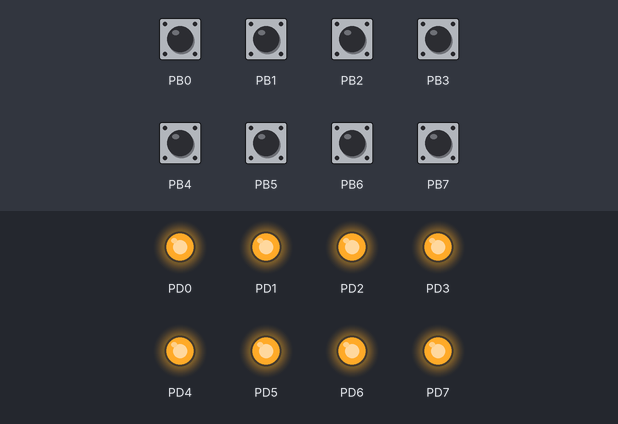
Simulated run of this program. Board: ATmega328P, built with avr-gcc and emulated at 16 MHz. Parts: output pins drawn as LEDs (lit = HIGH). Inputs (shaded band) come from the test bench; at power-on: PB0–7 HIGH.

Above: at 2.8 s.
2.9 s: PB0 pulled LOW for 1.2 s
At 4.0 s:
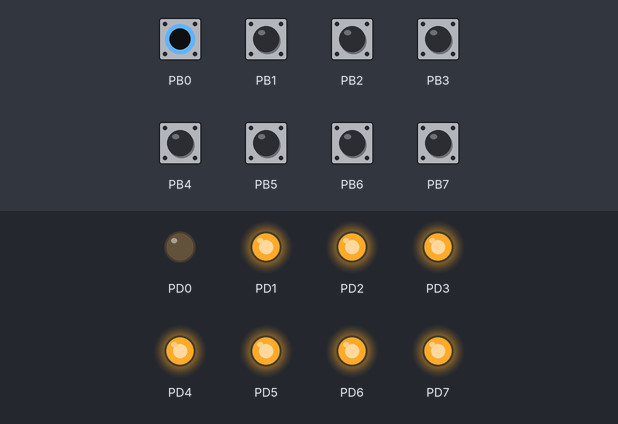
6.5 s: PB1 pulled LOW for 1.2 s
At 7.8 s:
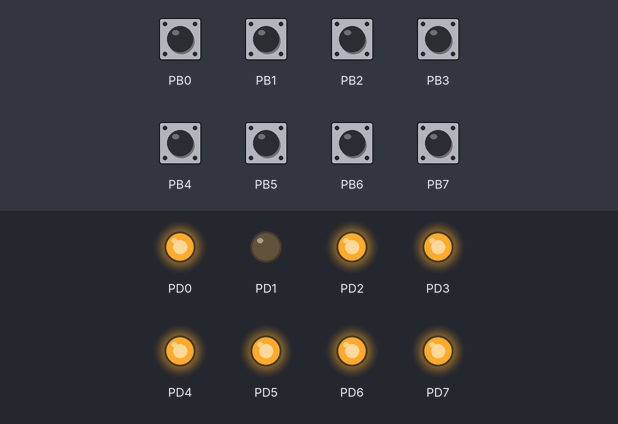
9.5 s: PB2 pulled LOW for 1.2 s
At 10.7 s:
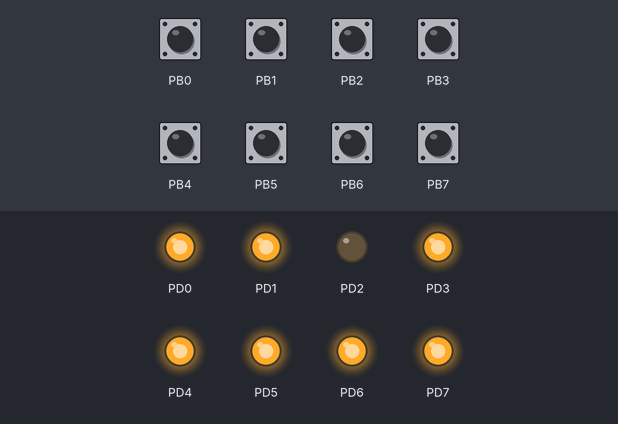
12.5 s: PB3 pulled LOW for 1.2 s
At 13.8 s:
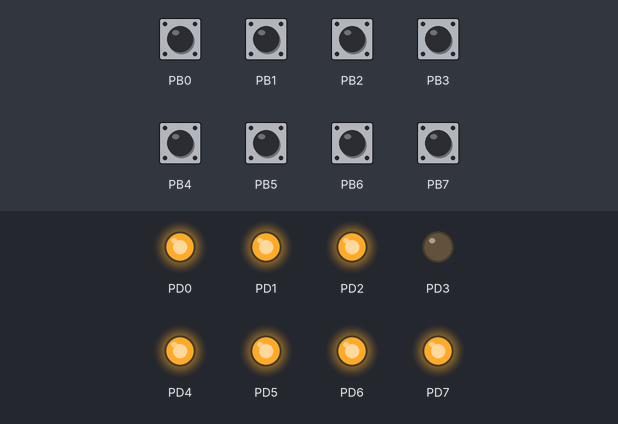
15.5 s: PB4 pulled LOW for 1.2 s
At 16.7 s:
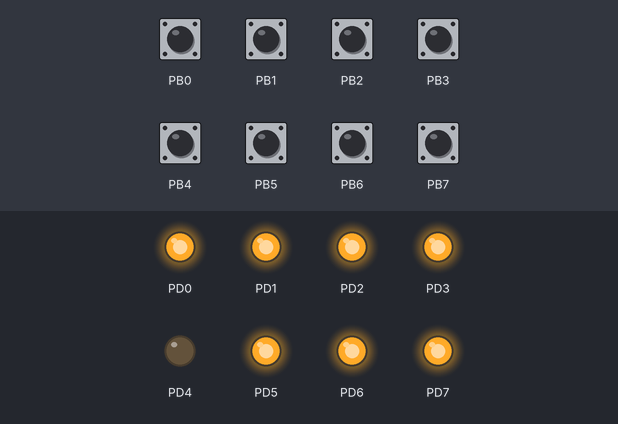
18.5 s: PB5 pulled LOW for 1.2 s
At 19.8 s:
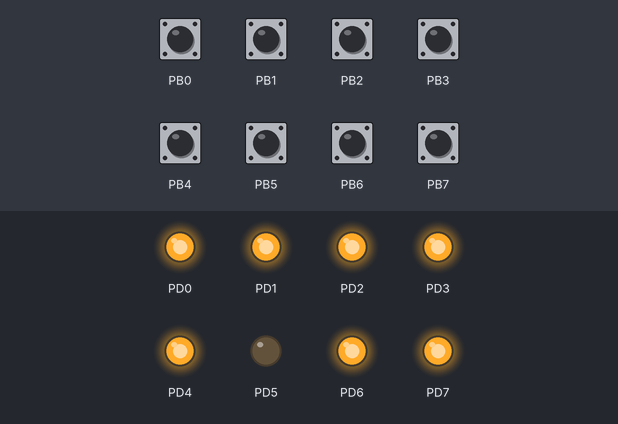
Timing chart, 0 to 21.5 s (numbered marks = the images above; inputs shaded):
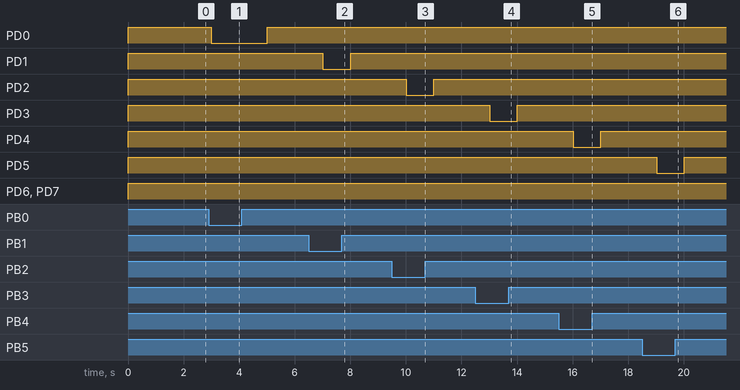

Measured:
- after the input at 2.9 s, PD0: HIGH → LOW after 0.10 s, → HIGH 2.0 s later
- after the input at 6.5 s, PD1: HIGH → LOW after 0.51 s, → HIGH 1.0 s later
- after the input at 9.5 s, PD2: HIGH → LOW after 0.51 s, → HIGH 1.0 s later
- after the input at 12.5 s, PD3: HIGH → LOW after 0.51 s, → HIGH 1.0 s later
- after the input at 15.5 s, PD4: HIGH → LOW after 0.52 s, → HIGH 1.0 s later
- after the input at 18.5 s, PD5: HIGH → LOW after 0.52 s, → HIGH 1.0 s later

The program:

main.c
```c
/*
 * Author: Cuetorra
 * Practica1 - Exercise 1 328P.c
 * Created: 2/21/2022 5:56:23 PM
 * Send received data to other port
 */

// Defining CPU velocity
# define F_CPU 16000000UL

#include <avr/io.h>
#include <util/delay.h>

int i = 0, val = 0;

int main(void){

	DDRB =0x00;
	PORTB=0xFF;
	DDRD =0xFF;

	while (1){
		val=PINB;
		_delay_us(1000);
		PORTD=val;
		_delay_ms(1000);

	}
}
```
